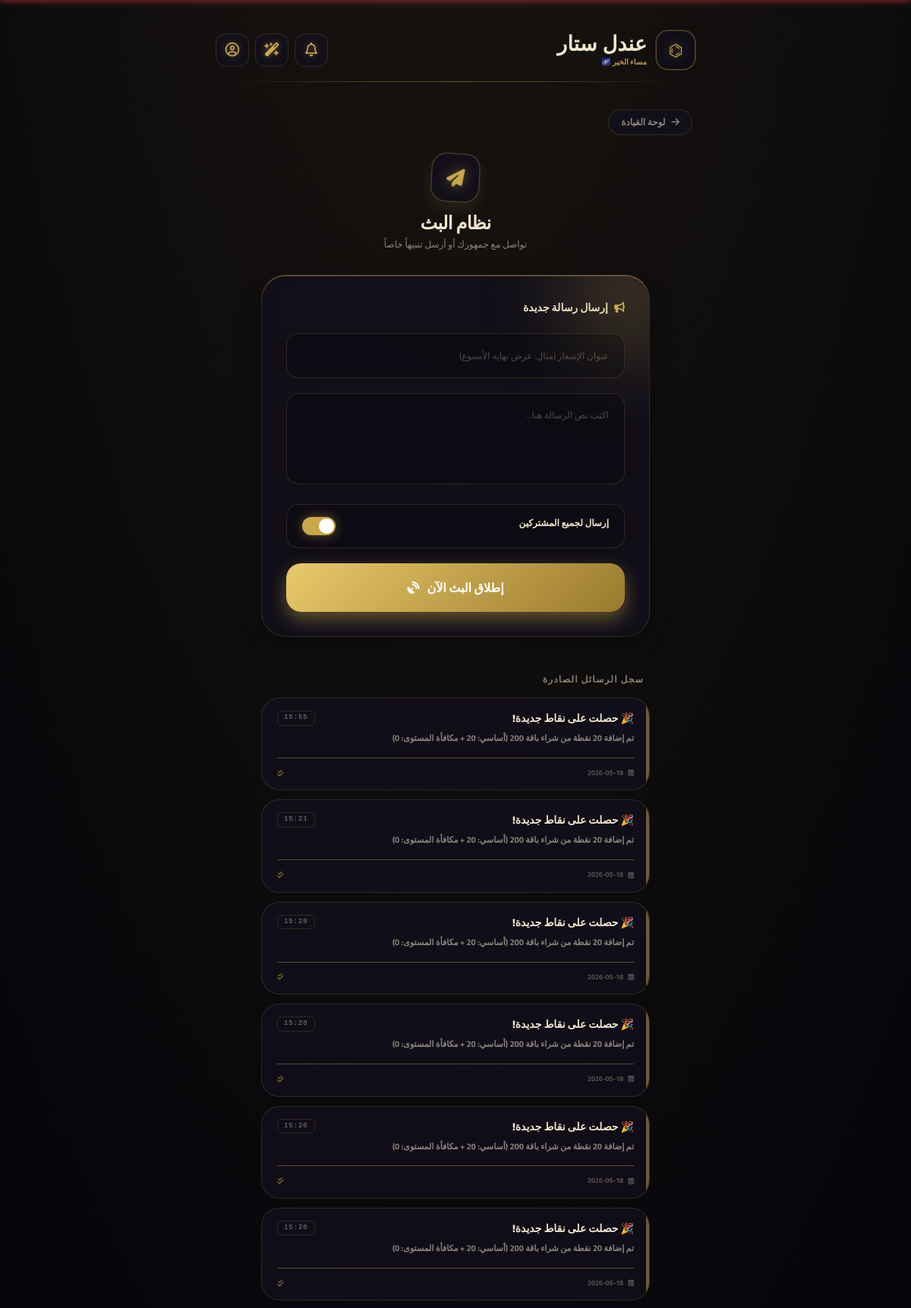
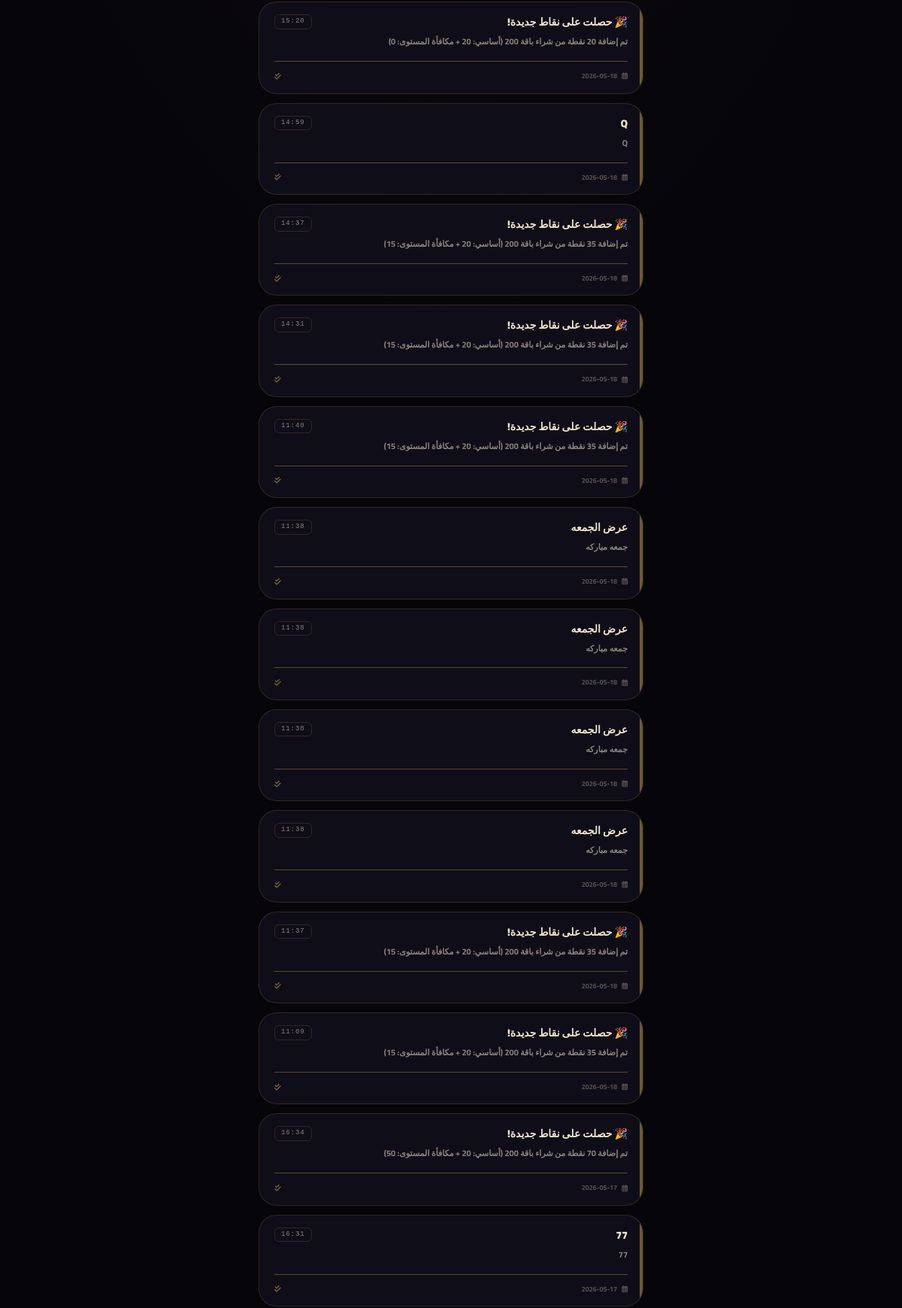
The app's page /admin/notifications (signed in, upper part) with its own data (2 pictures, top to bottom).
### app.py (models this page shows)
class Notification(db.Model):
    id = db.Column(db.Integer, primary_key=True)
    user_id = db.Column(db.Integer, nullable=True, index=True)
    title = db.Column(db.String(100), nullable=False)
    message = db.Column(db.String(300), nullable=False)
    is_read = db.Column(db.Boolean, default=False)
    created_at = db.Column(db.DateTime, default=datetime.utcnow)

### app.py (the view, shortened to what this page needs)
@app.route('/admin/notifications', methods=['GET', 'POST'])
def admin_notifications():
    if session.get('role') != 'admin': return redirect('/login')
    notifications = Notification.query.order_by(Notification.created_at.desc()).all()
    customers = User.query.filter_by(role='customer').all()
    return render_template('admin_notifications.html', notifications=notifications, customers=customers)

### templates/admin_notifications.html (shortened to what this page needs)
{% extends "base.html" %}
{% block content %}
<div class="px-2 pt-4 pb-24">
    <div class="mb-6 stagger-1">
        <a href="/admin/dashboard" onclick="playGlassSound()" class="inline-flex items-center gap-2 text-[var(--text-muted)] hover:text-[var(--accent)] transition-colors font-bold text-xs bg-[var(--bg-card)] border border-[var(--border)] px-4 py-2 rounded-full">
            <i class="fas fa-arrow-right"></i>
            <span>لوحة القيادة</span>
        </a>
    </div>
    <div class="text-center mb-8 stagger-1">
        <div class="inline-flex items-center justify-center w-16 h-16 rounded-[1.2rem] bg-[var(--bg-card)] border border-[var(--border-bright)] mb-3 shadow-[0_10px_20px_var(--glow)] rotate-3 hover:rotate-0 transition-transform">
            <i class="fas fa-paper-plane text-2xl text-[var(--accent)] drop-shadow-[0_0_8px_var(--accent-glow)] animate-pulse"></i>
        </div>
        <h1 class="text-2xl font-black text-[var(--text-primary)] tracking-tight">نظام البث</h1>
        <p class="text-xs text-[var(--text-muted)] mt-1">تواصل مع جمهورك أو أرسل تنبيهاً خاصاً</p>
    </div>
    <div class="glass-royal rounded-[32px] p-6 sm:p-8 stagger-2 relative max-w-lg mx-auto overflow-hidden mb-12">
        <div class="absolute -top-10 -right-10 w-32 h-32 bg-[var(--accent-glow)] rounded-full blur-3xl pointer-events-none"></div>
        <h2 class="text-sm font-black mb-6 text-[var(--text-primary)] flex items-center gap-2">
            <i class="fas fa-bullhorn text-[var(--accent)]"></i> إرسال رسالة جديدة
        </h2>
        <form method="POST" id="notificationForm" class="relative z-10">
            <div class="input-group">
                <input type="text" name="title" required class="input-control" placeholder="عنوان الإشعار (مثال: عرض نهاية الأسبوع)">
            </div>
            <div class="input-group">
                <textarea name="message" required class="input-control" placeholder="اكتب نص الرسالة هنا..."></textarea>
            </div>
            <div class="toggle-wrap">
                <span class="text-xs font-bold text-[var(--text-primary)]">إرسال لجميع المشتركين</span>
                <label class="relative inline-flex items-center cursor-pointer">
                    <div class="toggle-bg"></div>
                </label>
            </div>
            <button type="submit" id="submitBtn" class="btn-submit" onmousedown="playGlassSound()">
                <span>إطلاق البث الآن</span>
                <i class="fas fa-satellite-dish"></i>
            </button>
        </form>
    </div>
    <div class="max-w-lg mx-auto stagger-3">
        <h2 class="text-xs font-bold text-[var(--text-muted)] uppercase tracking-widest mb-4 px-2">سجل الرسائل الصادرة</h2>
        <div class="space-y-3">
            {% for n in notifications %}
            <div class="history-card">
                <div class="flex justify-between items-start mb-2">
                    <h3 class="font-black text-[var(--text-primary)] text-sm">{{ n.title }}</h3>
                    <span class="text-[9px] bg-rgba(255,255,255,0.05) border border-[var(--border)] px-2 py-0.5 rounded-md text-[var(--text-muted)] font-mono tracking-widest">
                        {{ n.created_at.strftime('%H:%M') if n.created_at else '--:--' }}
                    </span>
                </div>
                <p class="text-[11px] text-[var(--text-muted)] leading-relaxed font-bold">{{ n.message }}</p>
                <div class="mt-4 pt-3 border-t border-[var(--border-bright)] flex justify-between items-center">
                    <span class="text-[9px] text-[var(--text-muted)] font-bold flex items-center gap-1.5 opacity-60">
                        <i class="far fa-calendar-alt"></i> {{ n.created_at.strftime('%Y-%m-%d') if n.created_at else 'تاريخ قديم' }}
                    </span>
                    <i class="fas fa-check-double text-[10px] text-[var(--accent)] opacity-60"></i>
                </div>
            </div>
            {% endfor %}
        </div>
    </div>
</div>
{% endblock %}

### templates/base.html (style rules this page uses)
body.theme-1 { --bg-primary: #06050a; --bg-secondary: #0e0d16; --bg-card: rgba(18, 16, 28, 0.8); --accent: #c9a84c; --accent-light: #e8c96a; --accent-dark: #9a7a2e; --accent-glow: rgba(201, 168, 76, 0.45); --glow: rgba(201, 168, 76, 0.12); --orb-1: #c9a84c; --orb-2: #7a5c20; --text-primary: #f0e6cc; --text-muted: rgba(240, 230, 204, 0.55); --border: rgba(201, 168, 76, 0.18); --border-bright: rgba(201, 168, 76, 0.4); --line: rgba(201, 168, 76, 0.25); --nav-bg: rgba(8, 7, 12, 0.95); }
*, *::before, *::after { box-sizing: border-box; }
body { font-family: 'Cairo', sans-serif; background-color: var(--bg-primary); background-image: radial-gradient(ellipse 80% 60% at 50% -20%, var(--glow), transparent), radial-gradient(ellipse 60% 40% at 80% 100%, rgba(0,0,0,0.3), transparent); color: var(--text-primary); min-height: 100vh; transition: background-color 0.3s ease, color 0.3s ease; -webkit-tap-highlight-color: transparent; margin: 0; padding: 0; overflow-x: hidden; }
.glass-royal { background: var(--bg-card); backdrop-filter: blur(8px); -webkit-backdrop-filter: blur(8px); border: 1px solid var(--border); border-top: 1px solid var(--border-bright); box-shadow: 0 8px 30px rgba(0,0,0,0.25), inset 0 1px 0 var(--border-bright); position: relative; overflow: hidden; transition: all 0.3s ease; }
.pt-safe { padding-top: max(20px, env(safe-area-inset-top)); }

### templates/admin_notifications.html (style rules this page uses)
.stagger-1 { animation: fadeUp 0.4s cubic-bezier(0.34, 1.56, 0.64, 1) 0.1s both; }
.stagger-2 { animation: fadeUp 0.4s cubic-bezier(0.34, 1.56, 0.64, 1) 0.2s both; }
.stagger-3 { animation: fadeUp 0.4s cubic-bezier(0.34, 1.56, 0.64, 1) 0.3s both; }
.input-group { margin-bottom: 20px; }
.input-control { width: 100%; background: rgba(0,0,0,0.2); border: 1px solid var(--border); border-radius: 16px; padding: 18px 20px; color: var(--text-primary); font-family: 'Cairo', sans-serif; font-size: 14px; outline: none; transition: 0.3s; box-shadow: inset 0 2px 5px rgba(0,0,0,0.1); }
.input-control::placeholder { color: var(--text-muted); opacity: 0.5; font-size: 12px; }
textarea.input-control { resize: none; min-height: 120px; line-height: 1.6; }
.toggle-wrap { display: flex; items-center; justify-content: space-between; background: rgba(0,0,0,0.2); padding: 16px 20px; border-radius: 16px; border: 1px solid var(--border); margin-bottom: 20px; }
.peer:checked ~ .toggle-bg { background: var(--accent); box-shadow: 0 0 15px var(--accent-glow); }
.peer:checked ~ .toggle-bg::after { transform: translateX(100%); border-color: #fff; }
.toggle-bg { width: 44px; height: 24px; background: rgba(255,255,255,0.1); border-radius: 20px; position: relative; transition: 0.3s; }
.toggle-bg::after { content: ''; position: absolute; top: 2px; left: 2px; width: 20px; height: 20px; background: #fff; border-radius: 50%; transition: 0.3s cubic-bezier(0.34, 1.56, 0.64, 1); }
.btn-submit { width: 100%; padding: 20px; border-radius: 20px; font-weight: 900; font-size: 16px; background: linear-gradient(135deg, var(--accent-light), var(--accent-dark)); color: #fff; border: none; cursor: pointer; transition: 0.2s; box-shadow: 0 10px 25px var(--accent-glow); display: flex; align-items: center; justify-content: center; gap: 10px; }
.history-card { background: var(--bg-card); border: 1px solid var(--border); border-radius: 24px; padding: 16px 20px; margin-bottom: 12px; transition: 0.3s; position: relative; overflow: hidden; }
.history-card::before { content: ''; position: absolute; top: 0; bottom: 0; right: 0; width: 4px; background: var(--accent); opacity: 0.5; border-radius: 0 24px 24px 0; }

### records on screen
Notification: title "🎉 حصلت على نقاط جديدة!", created_at "15:55", message "تم إضافة 20 نقطة من شراء باقة 200 (أساسي: 20 + مكافأة المستوى: 0)", created_at "2026-05-18"
Notification: title "🎉 حصلت على نقاط جديدة!", created_at "15:21", message "تم إضافة 20 نقطة من شراء باقة 200 (أساسي: 20 + مكافأة المستوى: 0)", created_at "2026-05-18"
Notification: title "🎉 حصلت على نقاط جديدة!", created_at "15:20", message "تم إضافة 20 نقطة من شراء باقة 200 (أساسي: 20 + مكافأة المستوى: 0)", created_at "2026-05-18"
Notification: title "🎉 حصلت على نقاط جديدة!", created_at "15:20", message "تم إضافة 20 نقطة من شراء باقة 200 (أساسي: 20 + مكافأة المستوى: 0)", created_at "2026-05-18"
Notification: title "🎉 حصلت على نقاط جديدة!", created_at "15:20", message "تم إضافة 20 نقطة من شراء باقة 200 (أساسي: 20 + مكافأة المستوى: 0)", created_at "2026-05-18"
Notification: title "🎉 حصلت على نقاط جديدة!", created_at "15:20", message "تم إضافة 20 نقطة من شراء باقة 200 (أساسي: 20 + مكافأة المستوى: 0)", created_at "2026-05-18"
Notification: title "🎉 حصلت على نقاط جديدة!", created_at "15:20", message "تم إضافة 20 نقطة من شراء باقة 200 (أساسي: 20 + مكافأة المستوى: 0)", created_at "2026-05-18"
Notification: title "Q", created_at "14:59", message "Q", created_at "2026-05-18"
Notification: title "🎉 حصلت على نقاط جديدة!", created_at "14:37", message "تم إضافة 35 نقطة من شراء باقة 200 (أساسي: 20 + مكافأة المستوى: 15)", created_at "2026-05-18"
Notification: title "🎉 حصلت على نقاط جديدة!", created_at "14:31", message "تم إضافة 35 نقطة من شراء باقة 200 (أساسي: 20 + مكافأة المستوى: 15)", created_at "2026-05-18"
Notification: title "🎉 حصلت على نقاط جديدة!", created_at "11:40", message "تم إضافة 35 نقطة من شراء باقة 200 (أساسي: 20 + مكافأة المستوى: 15)", created_at "2026-05-18"
Notification: title "عرض الجمعه", created_at "11:38", message "جمعه مباركه", created_at "2026-05-18"
Notification: title "عرض الجمعه", created_at "11:38", message "جمعه مباركه", created_at "2026-05-18"
Notification: title "عرض الجمعه", created_at "11:38", message "جمعه مباركه", created_at "2026-05-18"
Notification: title "عرض الجمعه", created_at "11:38", message "جمعه مباركه", created_at "2026-05-18"
Notification: title "🎉 حصلت على نقاط جديدة!", created_at "11:37", message "تم إضافة 35 نقطة من شراء باقة 200 (أساسي: 20 + مكافأة المستوى: 15)", created_at "2026-05-18"
Notification: title "🎉 حصلت على نقاط جديدة!", created_at "11:09", message "تم إضافة 35 نقطة من شراء باقة 200 (أساسي: 20 + مكافأة المستوى: 15)", created_at "2026-05-18"
Notification: title "🎉 حصلت على نقاط جديدة!", created_at "16:34", message "تم إضافة 70 نقطة من شراء باقة 200 (أساسي: 20 + مكافأة المستوى: 50)", created_at "2026-05-17"
Notification: title "77", created_at "16:31", message "77", created_at "2026-05-17"
